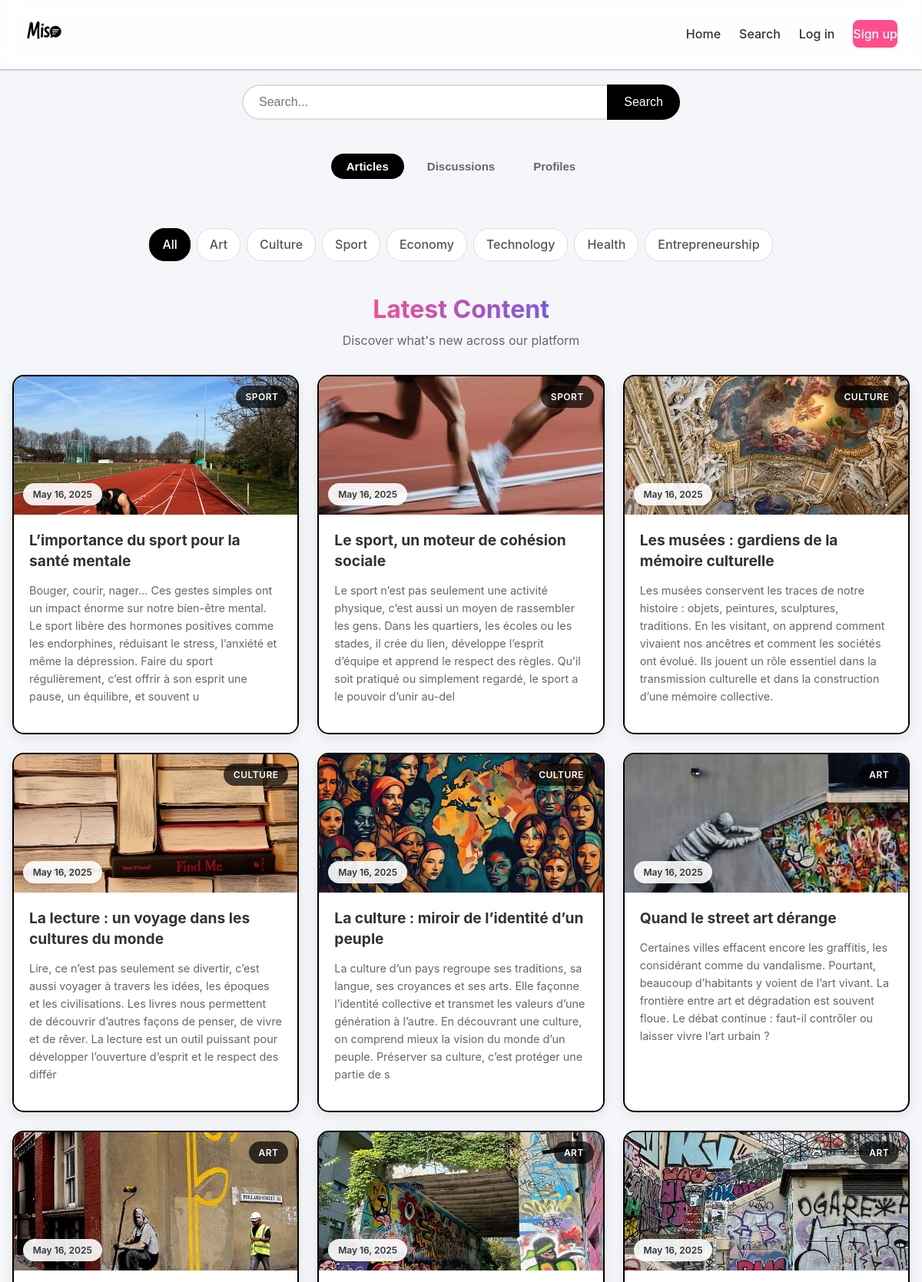
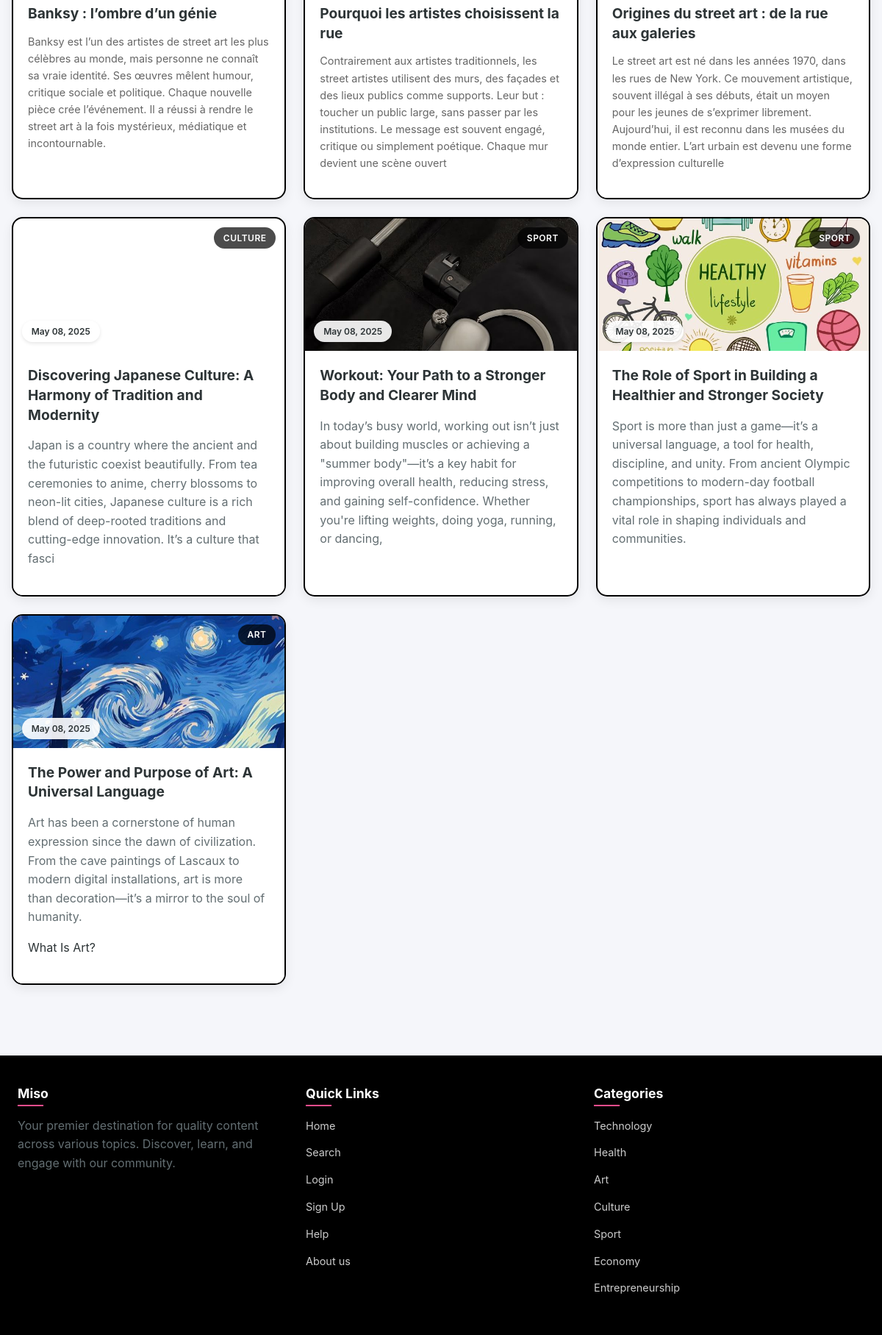
The app's page /searchbe, older data (2 pictures, top to bottom).
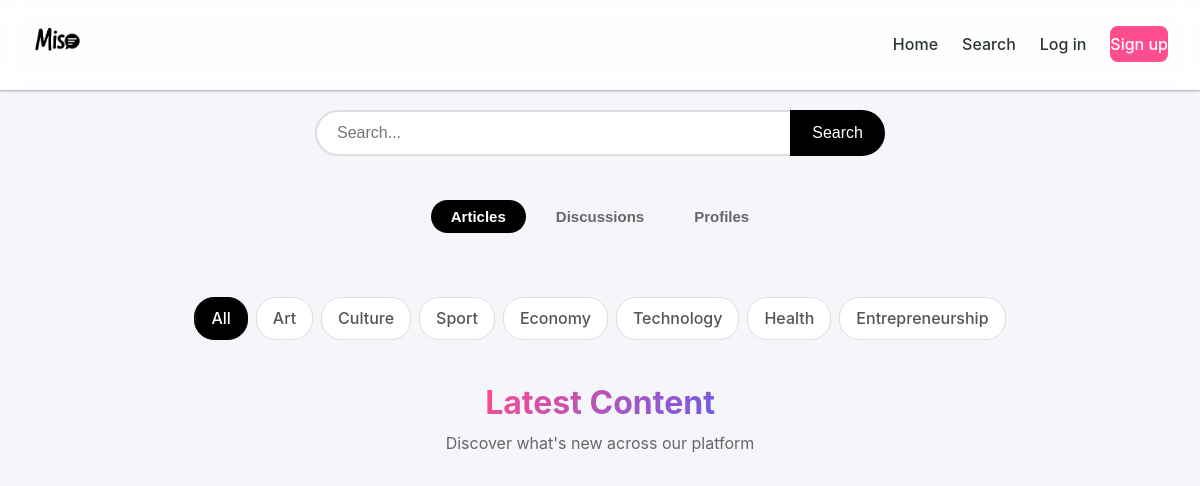
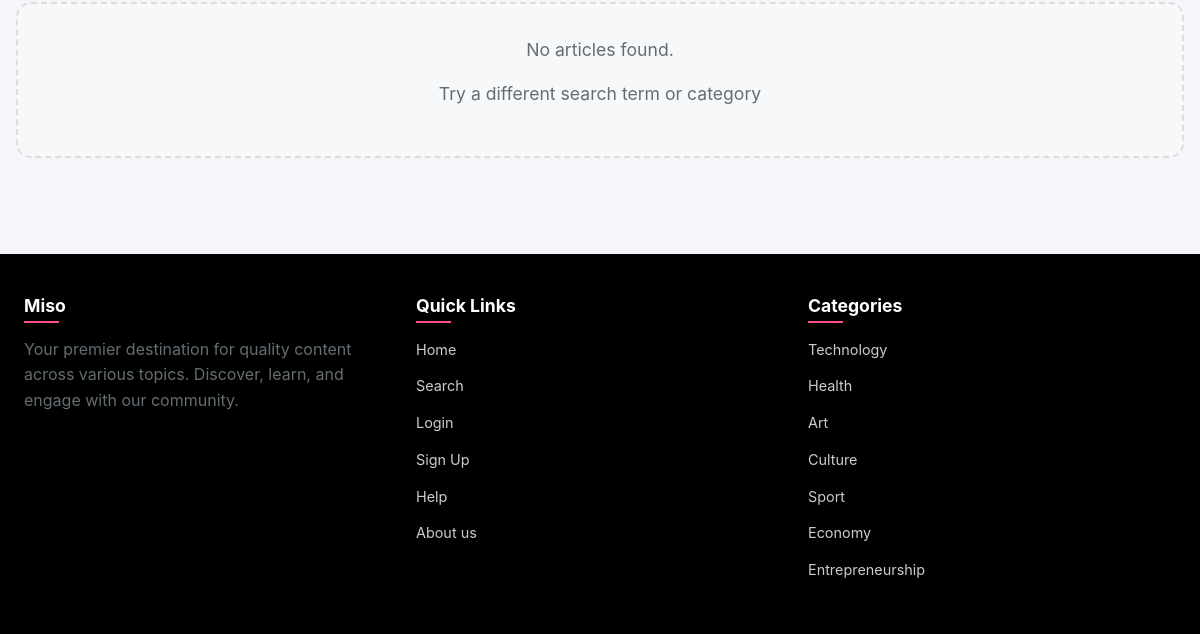
The same page, newer data (2 pictures, top to bottom).
### app.py (models this page shows)
class Article(db.Model):
    id = db.Column(db.Integer, primary_key=True)
    title = db.Column(db.String(200), nullable=False)
    content = db.Column(db.Text, nullable=False)
    excerpt = db.Column(db.String(300))
    category = db.Column(db.String(50), nullable=False)
    date = db.Column(db.String(50), default=lambda: datetime.now(timezone.utc).strftime('%B %d, %Y'))
    image_url = db.Column(db.String(200), default='default_article.jpg')
    author_id = db.Column(db.Integer, db.ForeignKey('user.id'), nullable=False)
    comments = db.relationship('Comment', backref='article', lazy=True)
    likes = db.relationship('Like', backref='article', lazy=True)

### app.py (the view)
@app.route('/searchbe', methods=['GET', 'POST'])
def search_be():
    if request.method == 'POST':
        query = request.form.get('q', '')
        return redirect(url_for('search_be', q=query))
    query = request.args.get('q', '')
    category = request.args.get('category', '')
    base_query = Article.query
    if category and category.lower() != 'all':
        base_query = base_query.filter_by(category=category)
    if query:
        base_query = base_query.filter(
            (Article.title.ilike(f'%{query}%')) |
            (Article.content.ilike(f'%{query}%')) |
            (Article.category.ilike(f'%{query}%'))
        )
    articles = base_query.order_by(Article.id.desc()).all()
    return render_template('search_page_before.html',
                         articles=articles,
                         query=query,
                         active_category=category)

### templates/search_page_before.html (shortened to what the changed rows need)
<!DOCTYPE html>
<html>
<head>
    <link rel="stylesheet" href="{{ url_for('static', filename='css/search_page.css') }}">
</head>
<body>
    <div class="main-content">
        <div class="articles-container">
            <section class="content-section">
                {% if query or active_category %}
                    <div class="section-header">
                        <h2>Search Results</h2>
                        <p>
                            {% if query %}For "{{ query }}"{% endif %}
                            {% if query and active_category %} - {% endif %}
                            {% if active_category %}in {{ active_category|capitalize }}{% endif %}
                        </p>
                    </div>
                {% else %}
                    <div class="section-header">
                        <h2>Latest Content</h2>
                    </div>
                {% endif %}
                <div class="articles-grid">
                    {% for article in articles %}
                    <div class="card">
                        <div class="header">
                            <div class="image" style="background-image: url('{{ url_for('static', filename='uploads/' + article.image_url) }}')">
                                <span class="tag">{{ article.category|capitalize }}</span>
                            </div>
                            <div class="date">
                                <span>{{ article.date }}</span>
                            </div>
                        </div>
                        <div class="info">
                            <a href="{{ url_for('article_be', id=article.id) }}" class="block">
                                <span class="title">{{ article.title }}</span>
                            </a>
                            <p class="description">{{ article.excerpt |safe }}</p>
                        </div>
                    </div>
                    {% else %}
                    <div class="no-results">
                        <p>No articles found{% if query %} for "{{ query }}"{% endif %}{% if active_category %} in {{ active_category|capitalize }}{% endif %}.</p>
                        <p>Try a different search term or category</p>
                    </div>
                    {% endfor %}
                </div>
            </section>
        </div>
    </div>
</body>
</html>

Row changes from the older to the newer data that the page shows:
removed Article: image_url (picture), category "SPORT", date "May 16, 2025", title "L’importance du sport pour la santé mentale", excerpt "Bouger, courir, nager… Ces gestes simples ont un impact énorme sur notre bien-être mental. Le sport libère des hormones positives comme les endorphines, réduisant le stress, l’anxiété et même la dépression. Faire du sport régulièrement, c’est offrir à son esprit une pause, un équilibre, et souvent u"
removed Article: image_url (picture), category "SPORT", date "May 16, 2025", title "Le sport, un moteur de cohésion sociale", excerpt "Le sport n’est pas seulement une activité physique, c’est aussi un moyen de rassembler les gens. Dans les quartiers, les écoles ou les stades, il crée du lien, développe l’esprit d’équipe et apprend le respect des règles. Qu’il soit pratiqué ou simplement regardé, le sport a le pouvoir d’unir au-del"
removed Article: image_url (picture), category "CULTURE", date "May 16, 2025", title "Les musées : gardiens de la mémoire culturelle", excerpt "Les musées conservent les traces de notre histoire : objets, peintures, sculptures, traditions. En les visitant, on apprend comment vivaient nos ancêtres et comment les sociétés ont évolué. Ils jouent un rôle essentiel dans la transmission culturelle et dans la construction d’une mémoire collective."
removed Article: image_url (picture), category "CULTURE", date "May 16, 2025", title "La lecture : un voyage dans les cultures du monde", excerpt "Lire, ce n’est pas seulement se divertir, c’est aussi voyager à travers les idées, les époques et les civilisations. Les livres nous permettent de découvrir d’autres façons de penser, de vivre et de rêver. La lecture est un outil puissant pour développer l’ouverture d’esprit et le respect des différ"
removed Article: image_url (picture), category "CULTURE", date "May 16, 2025", title "La culture : miroir de l’identité d’un peuple", excerpt "La culture d’un pays regroupe ses traditions, sa langue, ses croyances et ses arts. Elle façonne l’identité collective et transmet les valeurs d’une génération à l’autre. En découvrant une culture, on comprend mieux la vision du monde d’un peuple. Préserver sa culture, c’est protéger une partie de s"
removed Article: image_url (picture), category "ART", date "May 16, 2025", title "Quand le street art dérange", excerpt "Certaines villes effacent encore les graffitis, les considérant comme du vandalisme. Pourtant, beaucoup d’habitants y voient de l’art vivant. La frontière entre art et dégradation est souvent floue. Le débat continue : faut-il contrôler ou laisser vivre l’art urbain ?"
removed Article: image_url (picture), category "ART", date "May 16, 2025", title "Banksy : l’ombre d’un génie", excerpt "Banksy est l’un des artistes de street art les plus célèbres au monde, mais personne ne connaît sa vraie identité. Ses œuvres mêlent humour, critique sociale et politique. Chaque nouvelle pièce crée l’événement. Il a réussi à rendre le street art à la fois mystérieux, médiatique et incontournable."
removed Article: image_url (picture), category "ART", date "May 16, 2025", title "Pourquoi les artistes choisissent la rue", excerpt "Contrairement aux artistes traditionnels, les street artistes utilisent des murs, des façades et des lieux publics comme supports. Leur but : toucher un public large, sans passer par les institutions. Le message est souvent engagé, critique ou simplement poétique. Chaque mur devient une scène ouvert"
removed Article: image_url (picture), category "ART", date "May 16, 2025", title "Origines du street art : de la rue aux galeries", excerpt "Le street art est né dans les années 1970, dans les rues de New York. Ce mouvement artistique, souvent illégal à ses débuts, était un moyen pour les jeunes de s’exprimer librement. Aujourd’hui, il est reconnu dans les musées du monde entier. L’art urbain est devenu une forme d’expression culturelle"
removed Article: category "CULTURE", date "May 08, 2025", title "Discovering Japanese Culture: A Harmony of Tradition and Modernity", excerpt "Japan is a country where the ancient and the futuristic coexist beautifully. From tea ceremonies to anime, cherry blossoms to neon-lit cities, Japanese culture is a rich blend of deep-rooted traditions and cutting-edge innovation. It’s a culture that fasci"
removed Article: image_url (picture), category "SPORT", date "May 08, 2025", title "Workout: Your Path to a Stronger Body and Clearer Mind", excerpt "In today’s busy world, working out isn’t just about building muscles or achieving a \"summer body\"—it’s a key habit for improving overall health, reducing stress, and gaining self-confidence. Whether you're lifting weights, doing yoga, running, or dancing,"
removed Article: image_url (picture), category "SPORT", date "May 08, 2025", title "The Role of Sport in Building a Healthier and Stronger Society", excerpt "Sport is more than just a game—it’s a universal language, a tool for health, discipline, and unity. From ancient Olympic competitions to modern-day football championships, sport has always played a vital role in shaping individuals and communities."
removed Article: image_url (picture), category "ART", date "May 08, 2025", title "The Power and Purpose of Art: A Universal Language", excerpt "Art has been a cornerstone of human expression since the dawn of civilization. From the cave paintings of Lascaux to modern digital installations, art is more than decoration—it’s a mirror to the soul of humanity. What Is Art?"
Text that changed along with them:
text now shown: "No articles found . Try a different search term or category"
